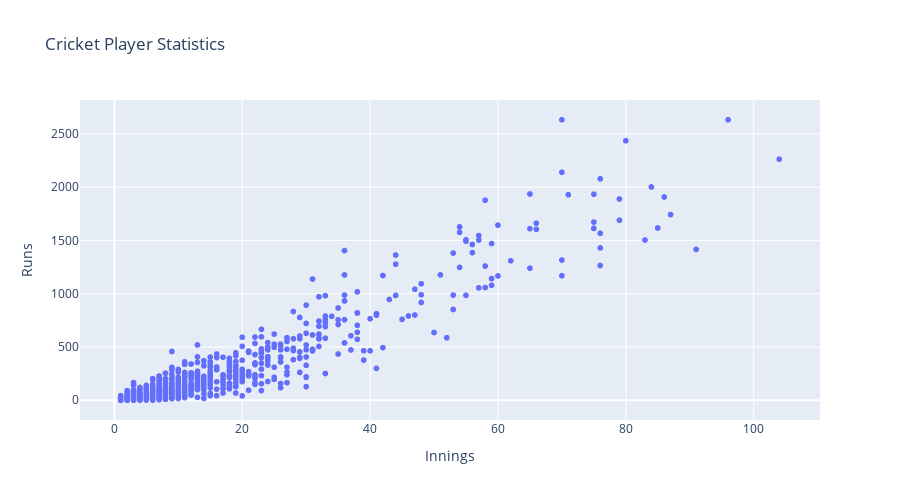

The cell this chart's notebook holds for it:
### Code cell
fig1 = px.scatter(cricket,\
                 x = 'Innings',\
                 y = 'Runs',\
                 height = 500,\
                 title = "Cricket Player Statistics")
fig1.show()

### Figure 1 — Plotly figure (JSON) as saved in the notebook; plotly's stock layout.template omitted (floating-point values rounded to 4 significant figures; data arrays with more than 128 entries replaced by an {"elided": "..."} marker saying what was removed)
{"data": [{"hovertemplate": "Innings=%{x}<br>Runs=%{y}<extra></extra>", "legendgroup": "", "marker": {"color": "#636efa", "symbol": "circle"}, "mode": "markers", "name": "", "showlegend": false, "type": "scattergl", "x": {"elided": "1110 int values"}, "xaxis": "x", "y": {"elided": "1110 int values"}, "yaxis": "y"}], "layout": {"height": 500, "legend": {"tracegroupgap": 0}, "title": {"text": "Cricket Player Statistics"}, "xaxis": {"anchor": "y", "domain": [0, 1], "title": {"text": "Innings"}}, "yaxis": {"anchor": "x", "domain": [0, 1], "title": {"text": "Runs"}}}}
